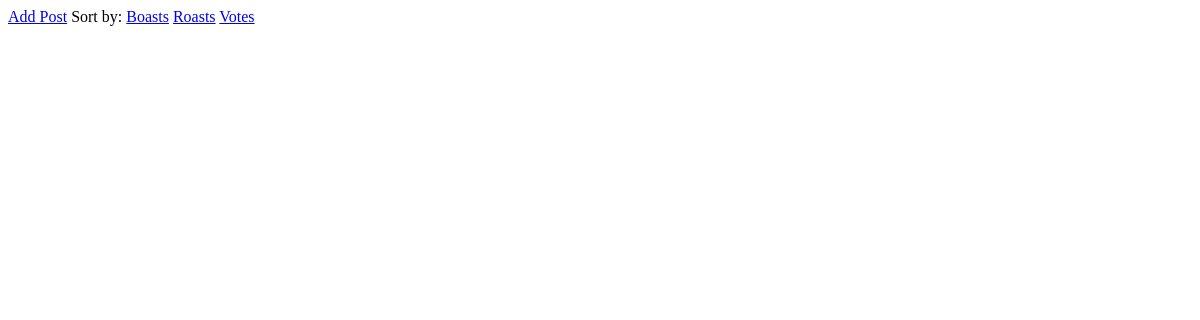
Before: / with the older database file.
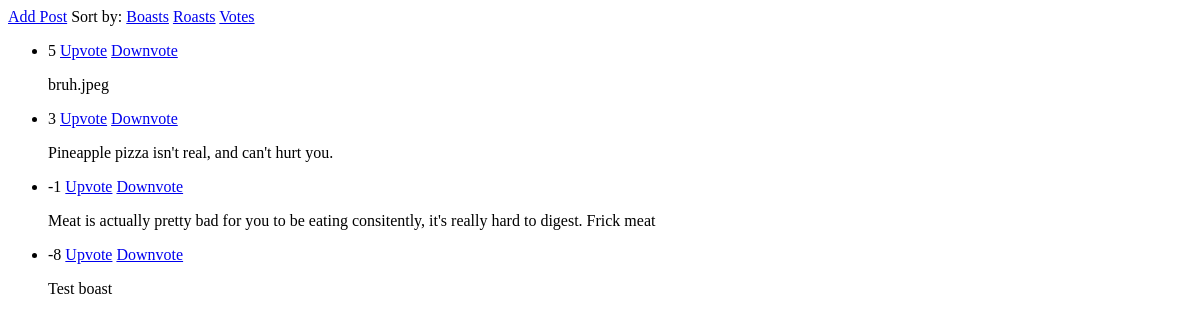
After: the same page with the newer database file.
### homepage/models.py (models this page shows)
class Post(models.Model):
    boast = models.BooleanField()
    content = models.CharField(max_length=280)
    upvotes = models.IntegerField(default=0, null=True, blank=True)
    downvotes = models.IntegerField(default=0, null=True, blank=True)
    submission_time = models.DateTimeField(auto_now_add=True)
    def score(self):
        return self.upvotes - self.downvotes

### homepage/views.py (the view)
# urls.py: path('', homepage_view, name='home'),
def homepage_view(request):
    posts = Post.objects.all().order_by('-submission_time')
    return render(request, 'index.html', {'posts': posts})

### templates/index.html (shortened to what this page needs)
<!doctype html>
<html lang="en">
    <head>
    </head>
    <body>
        <a href="addpost">Add Post</a>
        Sort by:
        <a href="boasts">Boasts</a>
        <a href="roasts">Roasts</a>
        <a href="votes">Votes</a>
        <ul>
            {% for post in posts %}
                <li>
                    {{ post.score }}
                    <a href="addupvote/{{post.id}}">Upvote</a>
                    <a href="adddownvote/{{post.id}}">Downvote</a>
                    <br>
                    <p>{{ post.content }}</p>
                </li>
            {% endfor %}
        </ul>
    </body>
</html>

Changed rows visible on the page:
added Post: score "5", content "bruh.jpeg"
added Post: score "3", content "Pineapple pizza isn't real, and can't hurt you."
added Post: score "-1", content "Meat is actually pretty bad for you to be eating consitently, it's really hard to digest. Frick meat"
added Post: score "-8", content "Test boast"
